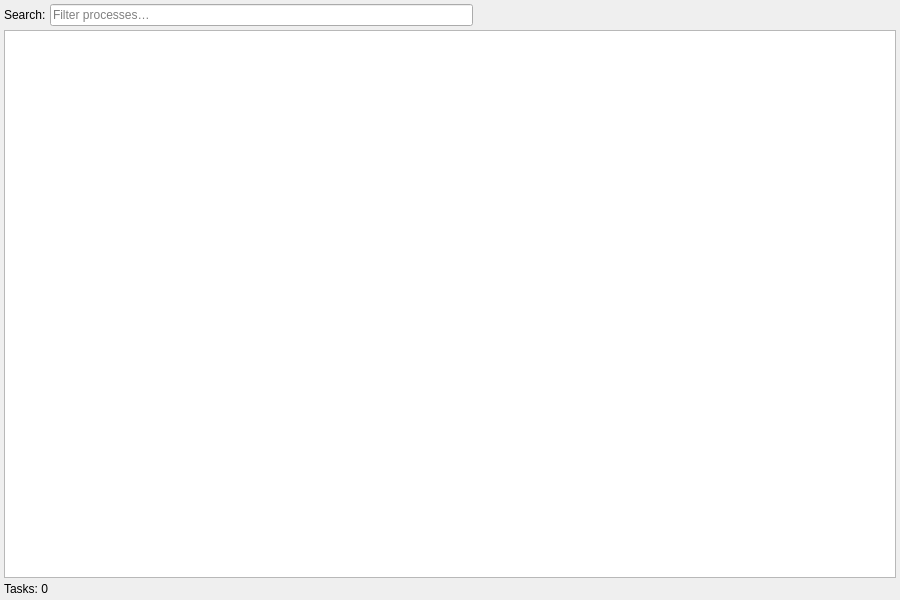
<?xml version="1.0" encoding="UTF-8"?>
<ui version="4.0">
 <class>ProcessesWidget</class>
 <widget class="QWidget" name="ProcessesWidget">
  <property name="geometry">
   <rect>
    <x>0</x>
    <y>0</y>
    <width>900</width>
    <height>600</height>
   </rect>
  </property>
  <layout class="QVBoxLayout" name="verticalLayout">
   <property name="leftMargin"><number>4</number></property>
   <property name="topMargin"><number>4</number></property>
   <property name="rightMargin"><number>4</number></property>
   <property name="bottomMargin"><number>4</number></property>
   <property name="spacing"><number>4</number></property>
   <item>
    <layout class="QHBoxLayout" name="toolbarLayout">
     <item>
      <widget class="QLabel" name="searchLabel">
       <property name="text"><string>Search:</string></property>
      </widget>
     </item>
     <item>
      <widget class="QLineEdit" name="searchEdit">
       <property name="placeholderText"><string>Filter processes…</string></property>
       <property name="clearButtonEnabled"><bool>true</bool></property>
       <property name="maximumWidth"><number>240</number></property>
      </widget>
     </item>
     <item>
      <spacer>
       <property name="orientation"><enum>Qt::Horizontal</enum></property>
       <property name="sizeHint" stdset="0">
        <size><width>40</width><height>20</height></size>
       </property>
      </spacer>
     </item>
    </layout>
   </item>
   <item>
    <widget class="QTableView" name="tableView">
     <property name="selectionBehavior">
      <enum>QAbstractItemView::SelectRows</enum>
     </property>
     <property name="alternatingRowColors"><bool>true</bool></property>
     <property name="showGrid"><bool>false</bool></property>
     <property name="sortingEnabled"><bool>true</bool></property>
    </widget>
   </item>
   <item>
    <widget class="QLabel" name="statusLabel">
     <property name="text"><string>Tasks: 0</string></property>
     <property name="alignment"><set>Qt::AlignLeft|Qt::AlignVCenter</set></property>
    </widget>
   </item>
  </layout>
 </widget>
 <resources/>
 <connections/>
</ui>
